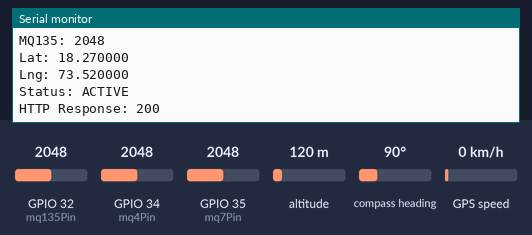
Simulated run of this sketch. Board: ESP32. Parts: the last lines printed to the serial monitor. The test bench sets the inputs (shaded band); at power-on: GPIO 35 (mq7Pin) = 2048, GPIO 32 (mq135Pin) = 2048, GPIO 34 (mq4Pin) = 2048, altitude 120 m, compass heading 90°, GPS speed 0 km/h. WiFi joins after 1.5 s; servers stay silent unless stated; uploads are accepted with an empty reply; the GPS gets a fix after 3 s at 37.7749, -122.4194 with 8 satellites.

Above: at 2.7 s.
2.8 s: GPIO 35 (mq7Pin) set to 1860
At 6.89 s:
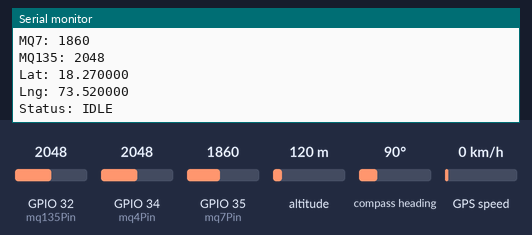
13.4 s: GPIO 32 (mq135Pin) set to 1860
At 14.0 s:
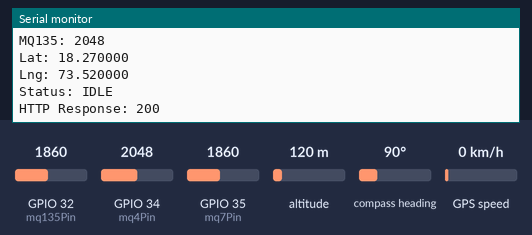
14.9 s: GPIO 34 (mq4Pin) set to 1860
16.4 s: GPIO 32 (mq135Pin) set to 1940
At 17.32 s:
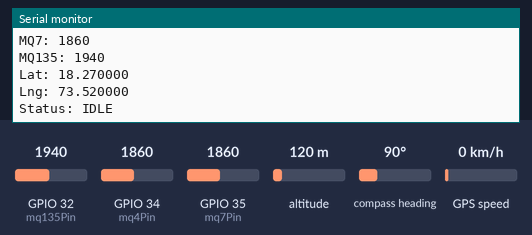
17.9 s: GPIO 34 (mq4Pin) set to 1940
At 18.4 s:
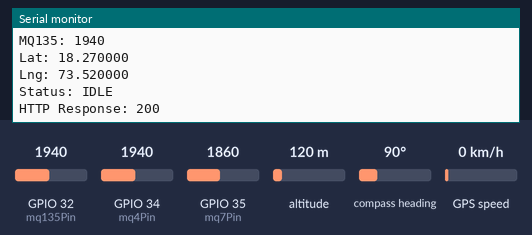
19.4 s: GPIO 35 (mq7Pin) set to 1940
Timing chart, 0 to 21.9 s (numbered marks = the images above; inputs shaded):
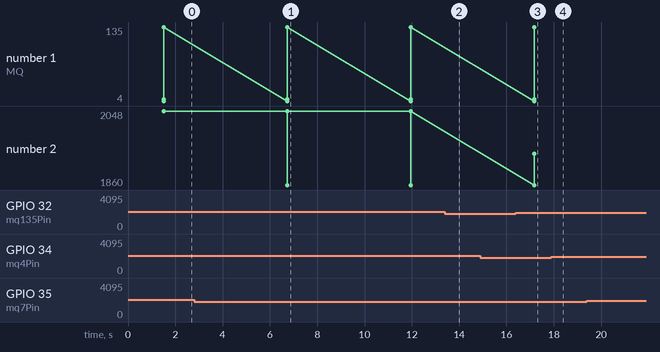

The sketch:

sketch_firewatch.ino
```cpp
#include <WiFi.h>
#include <HTTPClient.h>
#include <TinyGPSPlus.h>
#include <HardwareSerial.h>

// 🔹 WiFi
const char* ssid = "iPhone";
const char* password = "sanyog@ss";
const char* serverName = "http://172.20.10.4:5000/sensor-data";

// 🔹 MQ Pins
int mq4Pin = 34;
int mq7Pin = 35;
int mq135Pin = 32;

// 🔹 GPS
TinyGPSPlus gps;
HardwareSerial gpsSerial(1);
#define RXD2 16
#define TXD2 17

// 🔥 Thresholds (adjust properly later)
int MQ4_THRESHOLD = 2500;
int MQ7_THRESHOLD = 1900;
int MQ135_THRESHOLD = 8000;

void setup() {
  Serial.begin(115200);

  gpsSerial.begin(9600, SERIAL_8N1, RXD2, TXD2);

  WiFi.begin(ssid, password);
  Serial.print("Connecting to WiFi");

  while (WiFi.status() != WL_CONNECTED) {
    delay(500);
    Serial.print(".");
  }

  Serial.println("\nConnected to WiFi");
}

void loop() {

  int mq4Value = analogRead(mq4Pin);
  int mq7Value = analogRead(mq7Pin);
  int mq135Value = analogRead(mq135Pin);

  // GPS Read
  while (gpsSerial.available() > 0) {
    gps.encode(gpsSerial.read());
  }

 double latitude = 18.27;
double longitude = 73.52;

 // 🔥 Fire Detection Logic
  String status = "IDLE";

  if (mq4Value > MQ4_THRESHOLD ||
      mq7Value > MQ7_THRESHOLD ||
      mq135Value > MQ135_THRESHOLD) {

    status = "ACTIVE";
  }

  Serial.println("MQ4: " + String(mq4Value));
  Serial.println("MQ7: " + String(mq7Value));
  Serial.println("MQ135: " + String(mq135Value));
  Serial.println("Lat: " + String(latitude, 6));
  Serial.println("Lng: " + String(longitude, 6));
  Serial.println("Status: " + status);

  // Send to server
  if (WiFi.status() == WL_CONNECTED) {
    HTTPClient http;
    http.begin(serverName);
    http.addHeader("Content-Type", "application/json");

    String jsonData = "{";
    jsonData += "\"mq4\":" + String(mq4Value) + ",";
    jsonData += "\"mq7\":" + String(mq7Value) + ",";
    jsonData += "\"mq135\":" + String(mq135Value) + ",";
    jsonData += "\"latitude\":" + String(latitude, 6) + ",";
    jsonData += "\"longitude\":" + String(longitude, 6) + ",";
    jsonData += "\"status\":\"" + status + "\"";
    jsonData += "}";

    int httpResponseCode = http.POST(jsonData);

    Serial.print("HTTP Response: ");
    Serial.println(httpResponseCode);

    http.end();
  }

  delay(5000);
}
```

Measured:
- after the input at 2.8 s, the serial monitor: prints a new line after 3.9 s (image 1)
- after the input at 16.4 s, the serial monitor: prints a new line after 0.77 s (image 3)
- plotted number 2: 2048 → 1940 after the input at 16.4 s
